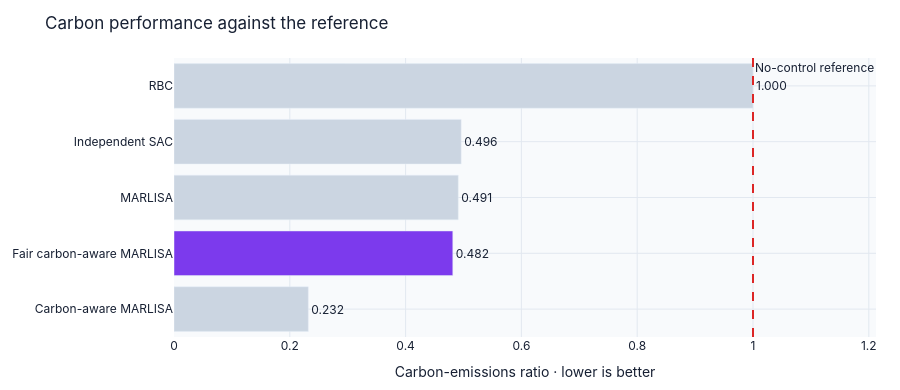

Here is the notebook cell this chart was saved with:
### Markdown cell above
## b) Carbon Performance against the reference

### Code cell
def carbon_bar_figure(summary: pd.DataFrame, focus: str) -> go.Figure:
    """Carbon ratio bars with the no-control reference marked at 1.0."""
    frame = summary.sort_values("carbon_ratio", ascending=True)
    colors = [
        CONTROLLERS[m]["color"] if m == focus else "#CBD5E1"
        for m in frame["model"]
    ]
    fig = go.Figure(
        go.Bar(
            x=frame["carbon_ratio"],
            y=frame["controller"],
            orientation="h",
            marker_color=colors,
            text=frame["carbon_ratio"].map(lambda x: f"{x:.3f}"),
            textposition="outside",
            customdata=(1.0 - frame["carbon_ratio"]) * 100.0,
            hovertemplate=(
                "%{y}<br>Carbon ratio: %{x:.3f}<br>"
                "Change vs no-control: %{customdata:+.1f}%<extra></extra>"
            ),
        )
    )
    fig.add_vline(
        x=1.0,
        line_dash="dash",
        line_color="#DC2626",
        annotation_text="No-control reference",
        annotation_position="top right",
    )
    fig.update_layout(title="Carbon performance against the reference", showlegend=False)
    fig.update_xaxes(title="Carbon-emissions ratio · lower is better", rangemode="tozero")
    fig.update_yaxes(title=None)
    return _base_layout(fig)

carbon_bar_figure_output = carbon_bar_figure(summary, focus="fair_carbon_aware_marlisa")
carbon_bar_figure_output

### Figure 1 — Plotly figure (JSON) as saved in the notebook; plotly's stock layout.template omitted (floating-point values rounded to 4 significant figures)
{"data": [{"customdata": [76.81, 51.85, 50.91, 50.4, 0.0], "hovertemplate": "%{y}<br>Carbon ratio: %{x:.3f}<br>Change vs no-control: %{customdata:+.1f}%<extra></extra>", "marker": {"color": ["#CBD5E1", "#7C3AED", "#CBD5E1", "#CBD5E1", "#CBD5E1"]}, "orientation": "h", "text": ["0.232", "0.482", "0.491", "0.496", "1.000"], "textposition": "outside", "type": "bar", "x": [0.2319, 0.4815, 0.4909, 0.496, 1.0], "y": ["Carbon-aware MARLISA", "Fair carbon-aware MARLISA", "MARLISA", "Independent SAC", "RBC"]}], "layout": {"annotations": [{"showarrow": false, "text": "No-control reference", "x": 1.0, "xanchor": "left", "xref": "x", "y": 1, "yanchor": "top", "yref": "y domain"}], "font": {"color": "#172033", "family": "Inter, Arial, sans-serif"}, "height": 390, "hoverlabel": {"bgcolor": "#172033", "font": {"color": "#FFFFFF"}}, "legend": {"orientation": "h", "x": 0, "y": 1.02, "yanchor": "bottom"}, "margin": {"b": 50, "l": 54, "r": 24, "t": 58}, "paper_bgcolor": "#FFFFFF", "plot_bgcolor": "#F8FAFC", "shapes": [{"line": {"color": "#DC2626", "dash": "dash"}, "type": "line", "x0": 1.0, "x1": 1.0, "xref": "x", "y0": 0, "y1": 1, "yref": "y domain"}], "showlegend": false, "title": {"text": "Carbon performance against the reference"}, "xaxis": {"gridcolor": "#E2E8F0", "rangemode": "tozero", "title": {"text": "Carbon-emissions ratio · lower is better"}, "zeroline": false}, "yaxis": {"gridcolor": "#E2E8F0", "title": {}, "zeroline": false}}}
